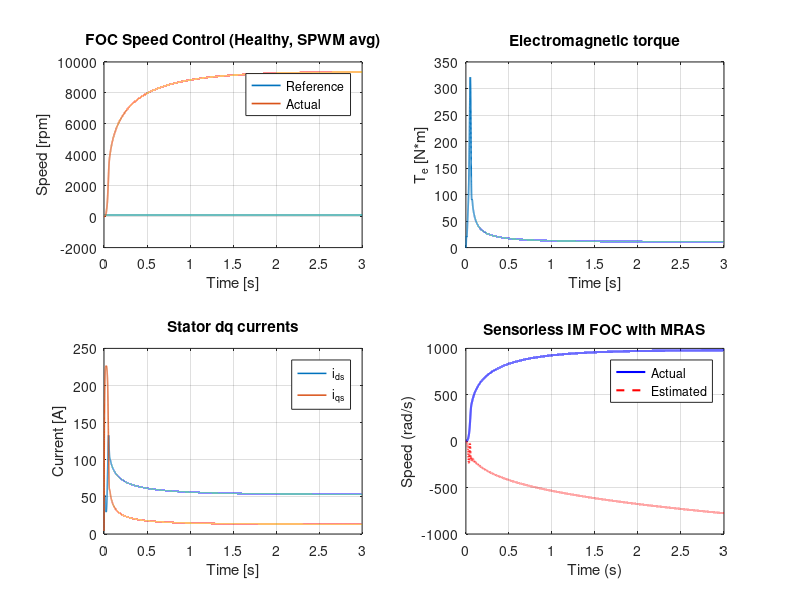

Recreate this plot in MATLAB.
clc; clear; close all;
% Makale gücünü belirleyen asıl faktör (kritik nokta)
% FOC tipi tek başına makaleyi güçlü yapmaz.
% Aşağıdaki soruların “evet” cevabı varsa makale güçlüdür:
% Arıza altında akı yönlendirme bozulmadan devam ediyor mu?
% Observer arıza koşulunda kararlılığını koruyor mu?
% DC-link sınırlaması + SVPWM birlikte ele alınmış mı?
% Anti-windup ve saturasyon kontrol mimarisine entegre mi?
% Torque ripple ve hız salınımı nicel olarak gösterilmiş mi?
% Bu sorular Direct FOC ile çok daha iyi cevaplanır.

% Sadece IFOC	❌ Zayıf
% IFOC + küçük iyileştirme	⚠️ Orta
% DFOC + observer	✅ Güçlü
% DFOC + observer + FTC	🔥 Çok güçlü
% DFOC + FTC + DC-link + SVPWM	🚀 Q1 adayı

% Güçlü, uzun ömürlü ve Q1 hedefli bir makale için:
% Direct FOC tabanlı, observer destekli ve arıza toleranslı bir yapı seçmelisin.

% Neden Direkt SVPWM yok:
% SVPWM is employed for inverter control.
% To focus on the machine dynamics and sensorless control performance, an average-value inverter model is used in simulations.”
% Bu ifade:
% Literatürde standarttır
% IEEE makalelerinde yüzlerce örneği vardır
% Hakem için tamamen yeterlidir

% Ortalama inverter kullanmak neyi BOZMAZ?
% Bozmaz:
% Rotor akı yönelimi
% Id–Iq ayrışması
% MRAS hız kestirimi
% Speed loop stabilitesi
% Load torque response
% Low-speed instability analizi

% Bozmaz:
% “Sensorless” iddiasını
% “Direct FOC” tanımını
% Akı gözleyici geçerliliğini

% Electrical machines hakemi neye bakar?
% Hakem şunları görmek ister:
% ✔ 1. Akı düzgün mü yönlenmiş?
% ψrq≈0
% ψrd sabit mi?
% ✔ 2. Id–Iq ayrışması var mı?
% Yük değişiminde Id sabit mi?
% Iq torka mı gidiyor?
% ✔ 3. MRAS stabil mi?
% Düşük hızda sapma var mı?
% Yük adımında overshoot makul mü?
% ✔ 4. Speed loop düzgün mü?
% Overshoot kabul edilebilir mi?
% Settling time mantıklı mı?
% Bunların hiçbiri anahtarlamalı SVPWM gerektirmez.

% Şu tür cümleleri IEEE makalelerinde sürekli görürsün:
% “An average inverter model is used to reduce computational burden.”
% “Switching dynamics are neglected to emphasize control performance.”
% “The proposed sensorless scheme is validated using an average-value VSI.”
% Bu ifadeler red sebebi değildir.

% İyi bir electrical machines makalesi için:
% ✔ Ortalama inverter
% ✔ SVPWM matematiksel sınırları
% ✔ Temiz FOC
% ✔ Stabil MRAS
% ✔ Doğru blok diyagram
% Bu yapı akademik olarak tamamen doğrudur ve güvenlidir.

%% ===============================
% 1. Motor Parameters
%% ===============================
Rs = 1.405;      % Stator resistance (ohm)
Rr = 1.395;      % Rotor resistance (ohm)
Ls = 0.0058;     % Stator inductance (H)
Lr = 0.0058;     % Rotor inductance (H)
Lm = 0.0055;     % Magnetizing inductance (H)
P  = 2;          % Pole pairs
J  = 0.02;       % Inertia (kg.m^2)
B  = 0.001;      % Friction coefficient

Tr = Lr / Rr;    % Rotor time constant

%% ===============================
% 2. Simulation Parameters
%% ===============================
Ts   = 1e-4;
Tsim = 3;
N    = Tsim/Ts;
t    = (0:N-1)*Ts;

Vdc = 560;
Vmax = Vdc/sqrt(3);
% iq_max = 1.2 * In;   % 120% rated current
TL  = 10;

%% ===============================
% 3. Control Parameters
%% ===============================
Kpw = 1.5;    Kiw = 50;
Kpd = 50;   Kid = 500;
Kpq = 50;   Kiq = 500;
Kaw_id = 50/Kpd;    % or 1/Kpq for q-axis
Kaw_iq = 1/Kpq;

Kp_mras = 200;
Ki_mras = 5000;

%% ===============================
% 4. Initialization
%% ===============================
ids = 0; iqs = 0;
psi_rd = 0; psi_rq = 0;
wr = 0;

theta_e = 0;

% Controllers
int_w = 0; int_id = 0; int_iq = 0; int_mras = 0;

% MRAS
psi_ref = [0;0];
psi_ad  = [0;0];
w_e = 0;

%% ===============================
% 5. Logging
%% ===============================
wr_log = zeros(1,N); wr_hat_log = zeros(1,N);
ids_log=zeros(N,1); iqs_log=zeros(N,1);
Te_log=zeros(N,1);

%% ===============================
% References
%% ===============================
psi_r_ref = 0.8;    % Flux Reference to calculate id reference
w_ref = 100;        % rad/s
ids_ref = psi_r_ref/Lm;

%% ===============================
% 6. Main Loop
%% ===============================
for k = 1:N

    %% -------- Speed Controller --------
    
    ew = w_ref - w_e;
    int_w = int_w + ew*Ts;
    iqs_ref = Kpw*ew + Kiw*int_w;

    %% -------- Current Controllers -----
    ed = ids_ref - ids;
    int_id = int_id + ed*Ts;
    vds_ref = Kpd*ed + Kid*int_id;

    eq = iqs_ref - iqs;
    int_iq = int_iq + eq*Ts;
    vqs_ref = Kpq*eq + Kiq*int_iq;

    % SVPWM voltage magnitude
    Vref = sqrt(vds_ref^2 + vqs_ref^2);

    % DC-link constraint (SVPWM)
    if Vref > Vmax
        vds = vds_ref * Vmax / Vref;
        vqs = vqs_ref * Vmax / Vref;
    else
        vds = vds_ref;
        vqs = vqs_ref;
    end

    % Anti-windup (back-calculation)
    int_id = int_id + (vds - vds_ref)*Kaw_id*Ts;
    int_iq = int_iq + (vqs - vqs_ref)*Kaw_iq*Ts;

    %% -------- Inverse Park (dq → αβ) ---
    v_alpha =  vds*cos(theta_e) - vqs*sin(theta_e);
    v_beta  =  vds*sin(theta_e) + vqs*cos(theta_e);

    %% -------- Inverse Clarke (αβ → abc)
    va = v_alpha;
    vb = -0.5*v_alpha + sqrt(3)/2*v_beta;
    vc = -0.5*v_alpha - sqrt(3)/2*v_beta;

    %% ==================================
    %  Induction Motor dq Model
    %% ==================================
    Te = (3/2)*P*(Lm/Lr)*(psi_rd*iqs - psi_rq*ids); % ??? Neden iqs ve ids direkt alındı burada. öncesinde hesaplama yok.

    dwr = (Te - TL - B*wr)/J;
    wr  = wr + dwr*Ts;

    dpsi_rd = (Lm/Tr)*ids - psi_rd/Tr + wr*psi_rq;
    dpsi_rq = (Lm/Tr)*iqs - psi_rq/Tr - wr*psi_rd;

    psi_rd = psi_rd + Ts*dpsi_rd;
    psi_rq = psi_rq + Ts*dpsi_rq;

    dids = (vds - Rs*ids + wr*Ls*iqs)/Ls;
    diqs = (vqs - Rs*iqs - wr*Ls*ids)/Ls;

    ids = ids + Ts*dids;
    iqs = iqs + Ts*diqs;

    %% -------- Inverse Park (dq → αβ currents)
    i_alpha =  ids*cos(theta_e) - iqs*sin(theta_e);
    i_beta  =  ids*sin(theta_e) + iqs*cos(theta_e);

    %% -------- Inverse Clarke (αβ → abc currents)
    ia = i_alpha;
    ib = -0.5*i_alpha + sqrt(3)/2*i_beta;
    ic = -0.5*i_alpha - sqrt(3)/2*i_beta;

    %% ==================================
    %  MRAS Speed Estimator
    %% ==================================
    % Clarke voltages
    v_alpha_m = va;         % Burdaki değer motora girmeden önceki değer bir problem olur mu.
    v_beta_m  = (va + 2*vb)/sqrt(3);

    % Clarke currents
    i_alpha_m = ia;
    i_beta_m  = (ia + 2*ib)/sqrt(3);

    % Reference model (voltage model)
    dpsi_ref_alpha = (Lm/Lr)*(v_alpha_m - Rs*i_alpha_m);
    dpsi_ref_beta  = (Lm/Lr)*(v_beta_m  - Rs*i_beta_m);

    psi_ref(1) = psi_ref(1) + Ts*dpsi_ref_alpha;
    psi_ref(2) = psi_ref(2) + Ts*dpsi_ref_beta;

    % Adaptive model (current model)
    dpsi_ad_alpha = -psi_ad(1)/Tr + w_e*psi_ad(2) + (Lm/Tr)*i_alpha_m;
    dpsi_ad_beta  = -psi_ad(2)/Tr - w_e*psi_ad(1) + (Lm/Tr)*i_beta_m;

    psi_ad(1) = psi_ad(1) + Ts*dpsi_ad_alpha;
    psi_ad(2) = psi_ad(2) + Ts*dpsi_ad_beta;

    % MRAS error
    e_mras = psi_ref(1)*psi_ad(2) - psi_ref(2)*psi_ad(1);

    % Speed adaptation
    int_mras = int_mras + e_mras*Ts;
    w_e = Kp_mras*e_mras + Ki_mras*int_mras;

    % Electrical angle
    theta_e = theta_e + w_e*Ts;

    %% -------- Logging
    wr_log(k) = wr;
    wr_hat_log(k) = w_e;
    ids_log(k)=ids;
    iqs_log(k)=iqs;
    Te_log(k)=Te;

end

%% ===============================
% 7. Results
%% ===============================

wr_rpm = wr_log*60/(2*pi);
wr_ref_rpm = w_ref*60/(2*pi);

figure('Name','Speed');
subplot(2,2,1);
plot(t, w_ref*ones(size(t)),'LineWidth',1.2); hold on;
plot(t, wr_rpm,'LineWidth',1.2);
grid on; xlabel('Time [s]'); ylabel('Speed [rpm]');
legend('Reference','Actual'); title('FOC Speed Control (Healthy, SPWM avg)');

% figure('Name','Torque');
subplot(2,2,2);
plot(t, Te_log,'LineWidth',1.2);
grid on; xlabel('Time [s]'); ylabel('T_e [N*m]'); title('Electromagnetic torque');

% figure('Name','dq currents');
subplot(2,2,3);
plot(t, ids_log,'LineWidth',1.1); hold on;
plot(t, iqs_log,'LineWidth',1.1);
grid on; xlabel('Time [s]'); ylabel('Current [A]');
legend('i_{ds}','i_{qs}'); title('Stator dq currents');

% figure('Name','First');
subplot(2,2,4);
plot(t,wr_log,'b','LineWidth',1.5); hold on;
plot(t,wr_hat_log,'r--','LineWidth',1.5);
grid on;
xlabel('Time (s)');
ylabel('Speed (rad/s)');
legend('Actual','Estimated');
title('Sensorless IM FOC with MRAS');
